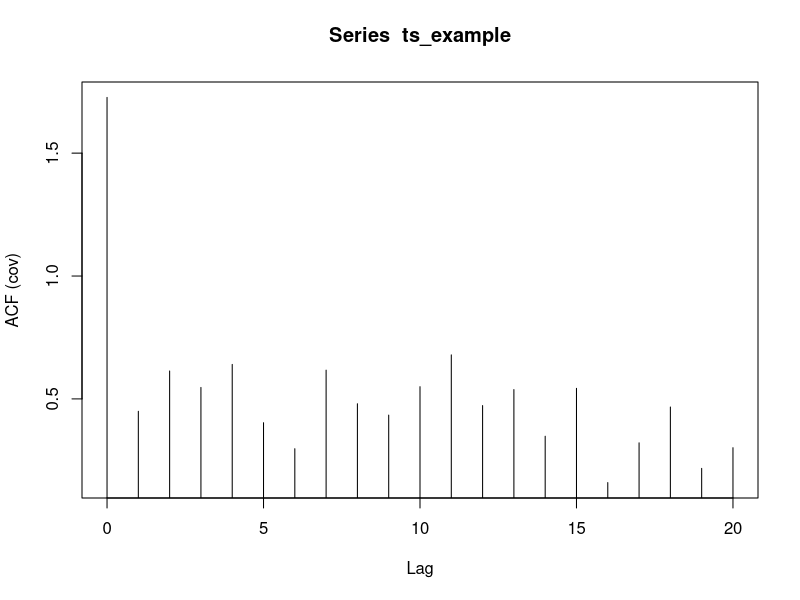
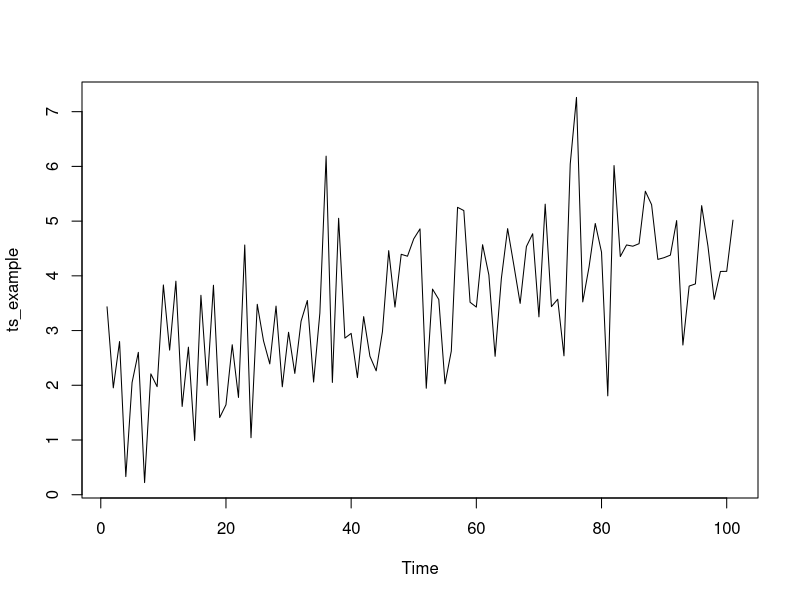
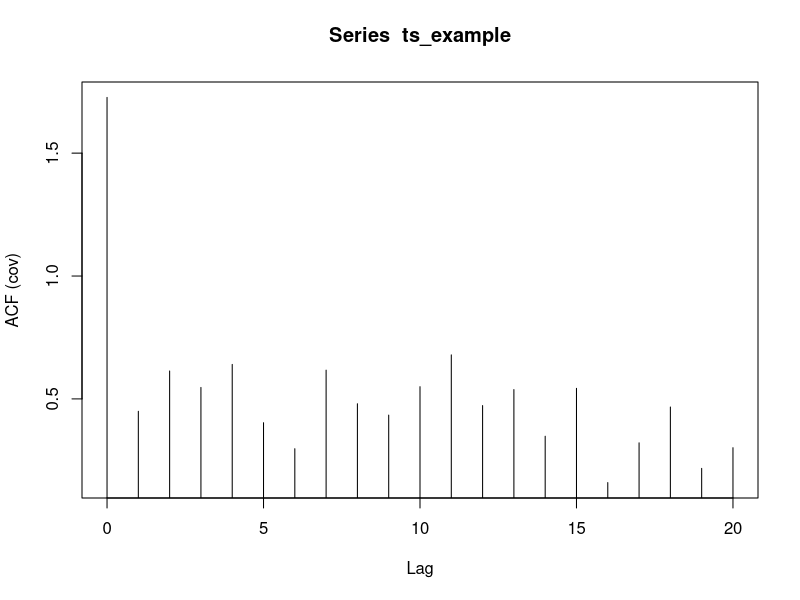
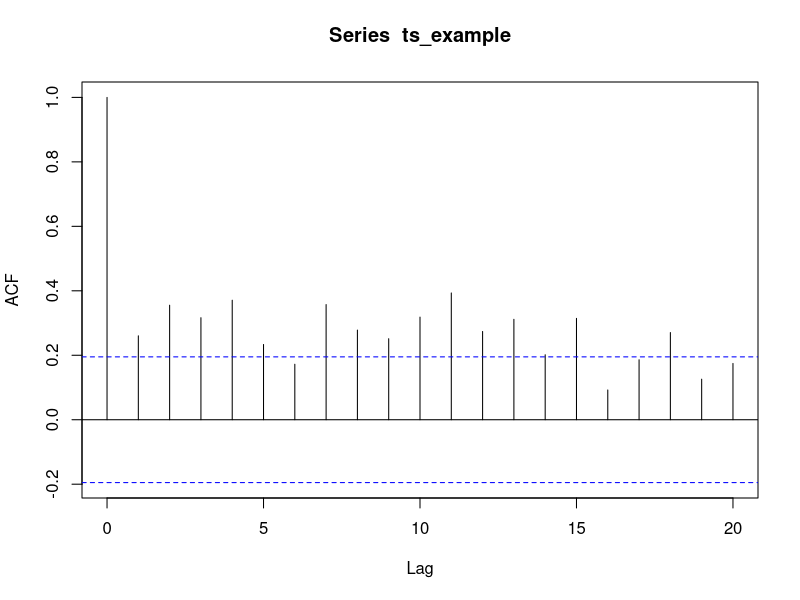
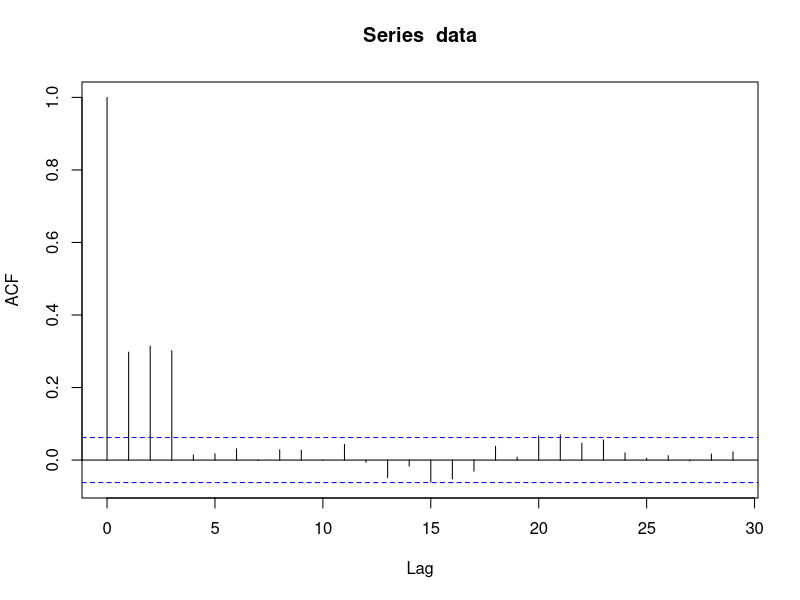

The R source for these figures, in order:
## ---- chunk 1
# Simulating a non-stationary time series

# Set seed so thet we generate the same dataset
set.seed(2017)
# time variable 
t=seq(0,1,1/100)
# generate a time series
some.time.series=2+3*t+ rnorm(length(t))

# obtain acv for this time series below
ts_example = ts(some.time.series)
acf(ts_example, type='covariance')
## ---- chunk 2
plot(ts_example)
## ---- chunk 3
(acf(ts_example, type='covariance'))
## ---- chunk 4
(acf(ts_example))
## ---- chunk 5
# Simulating MA(4) process.
# X_t= Z_t+0.2 Z_(t-1)+0.3 Z_(t-2)+ 0.4 Z_(t-3)

set.seed(2^10)
z=NULL
z=rnorm(1000)
data=NULL
for(i in 4:1000){
  data[i-3]=z[i]+0.2*z[i-1]+0.3*z[i-2]+0.4*z[i-3]
  }
data=ts(data)

# find acf below
(acf(data))
